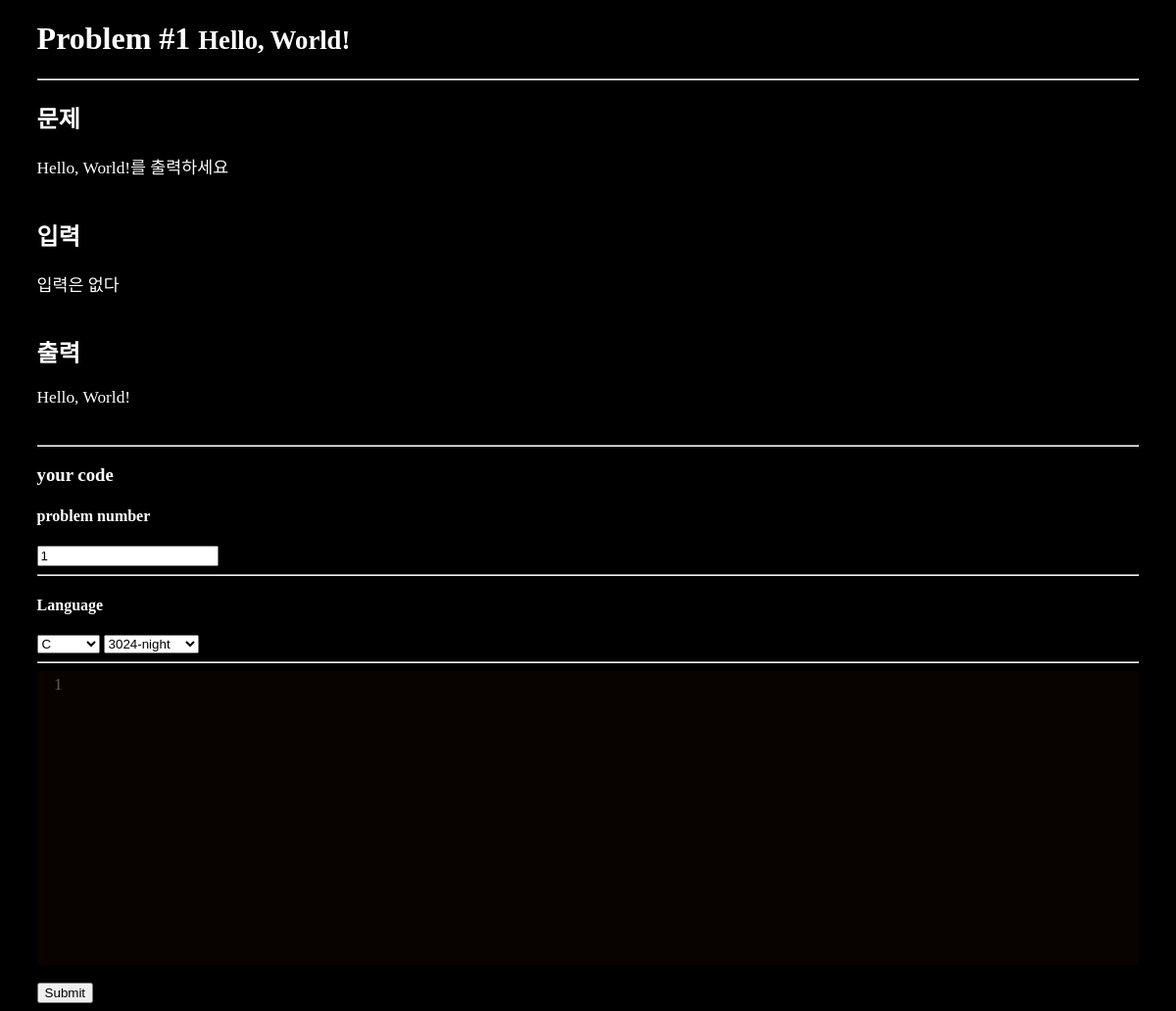
The page /problem/1 on the database its author committed.
### tables this page shows
CREATE TABLE problem (
  problem_num integer primary key autoincrement, 
  problem_name string not null,
  problem_correct integer,
  problem_text_info string not null,
  problem_text_input_info string not null,
  problem_text_output_info string not null
);

### GPSR.py (the view)
@app.route('/problem/<problem_num>', methods=['GET', 'POST'])
def problem_view(problem_num):
    problem = query_db('select * from problem where problem_num is ?', [problem_num])
    return render_template('/problem/problem_view.html', problem=problem)

### GPSR.py (called while the page is built)
def connect_db():
    return sqlite3.connect(app.config['DATABASE'])

def query_db(query, args=(), one=False):
    cur = g.db.execute(query, args)
    rv = [dict((cur.description[idx][0], value)
               for idx, value in enumerate(row)) for row in cur.fetchall()]
    return (rv[0] if rv else None) if one else rv

@app.before_request
def before_request():
    g.db = connect_db()
    g.user = None
    if 'user_num' in session:
        g.user = query_db('select * from user where user_num = ?',
                          [session['user_num']], one=True)

@app.teardown_request
def teardown_request(exception):
    if hasattr(g, 'db'):
        g.db.close()

### templates/problem/problem_view.html (shortened to what this page needs)
<!doctype html>
<link rel=stylesheet type=text/css href="{{ url_for('static', filename='style.css') }}">
<html>
    <head>
		<link rel="stylesheet" href="/static/codemirror/lib/codemirror.css" />
		<link rel="stylesheet" href="/static/codemirror/theme/ambiance.css" />
		<link rel="stylesheet" href="/static/codemirror/theme/base16-dark.css" />
		<link rel="stylesheet" href="/static/codemirror/theme/base16-light.css" />
		<link rel="stylesheet" href="/static/codemirror/theme/blackboard.css" />
		<link rel="stylesheet" href="/static/codemirror/theme/abcdef.css" />
		<link rel="stylesheet" href="/static/codemirror/theme/night.css" />
		<link rel="stylesheet" href="/static/codemirror/theme/3024-night.css" />
		<link rel="stylesheet" href="/static/codemirror/theme/vibrant-ink.css" />
    </head>
    <body>
        <div class=problem>
            <div class=problem_content>
	            {% if problem %}
	            <h1>Problem #{{problem[0].problem_num}} <small>{{problem[0].problem_name}}</small> </h1>
	            <hr>
	            <h2>문제</h2>
	            <pre>{{problem[0].problem_text_info}}</pre>
	            <h2>입력</h2>
	            <pre>{{problem[0].problem_text_input_info}}</pre>
	            <h2>출력</h2>
	            <pre>{{problem[0].problem_text_output_info}}</pre>
	            <hr>
	            <form action="/problem/compile" method="post">
	                <h3>your code</h3>
	                <h4>problem number</h4>
	                <input type="number" name="answer_problem_num" size="13" value="{{problem[0].problem_num}}" readonly>
	                <hr>
	                <h4>Language</h4>
	                <select name="language" class="language-select">
	                    <option value="C" data-mime="text/x-csrc" selected = "selected">C</option>
					</select>
					<select name="theme" class="theme-select">
						<option data-mime="3024-night">3024-night</option>
					</select>
	                <hr>
	                <br/>
	                <button type="submit">Submit</button>
	            </form>
	            {% else %}
	            <h3>There is no problem</h3>
	            {% endif %}
            </div>
        </div>
    </body>
</html>

### static/style.css (style rules this page uses)
body { background: black; font-family: "?��?��?��??�어 Light"; color:white; }
pre { font-family: "���������� Light"; color:white; font-size: 13pt; }
div.problem { width:100%; height: 100%; }
div.problem div.problem_content { margin-left:2.5%; margin-right:2.5% }

### rows shown on the page
problem: problem_num "1", problem_name "Hello, World!", problem_text_info "Hello, World!를 출력하세요", problem_text_input_info "입력은 없다", problem_text_output_info "Hello, World!", answer_problem_num "1"
